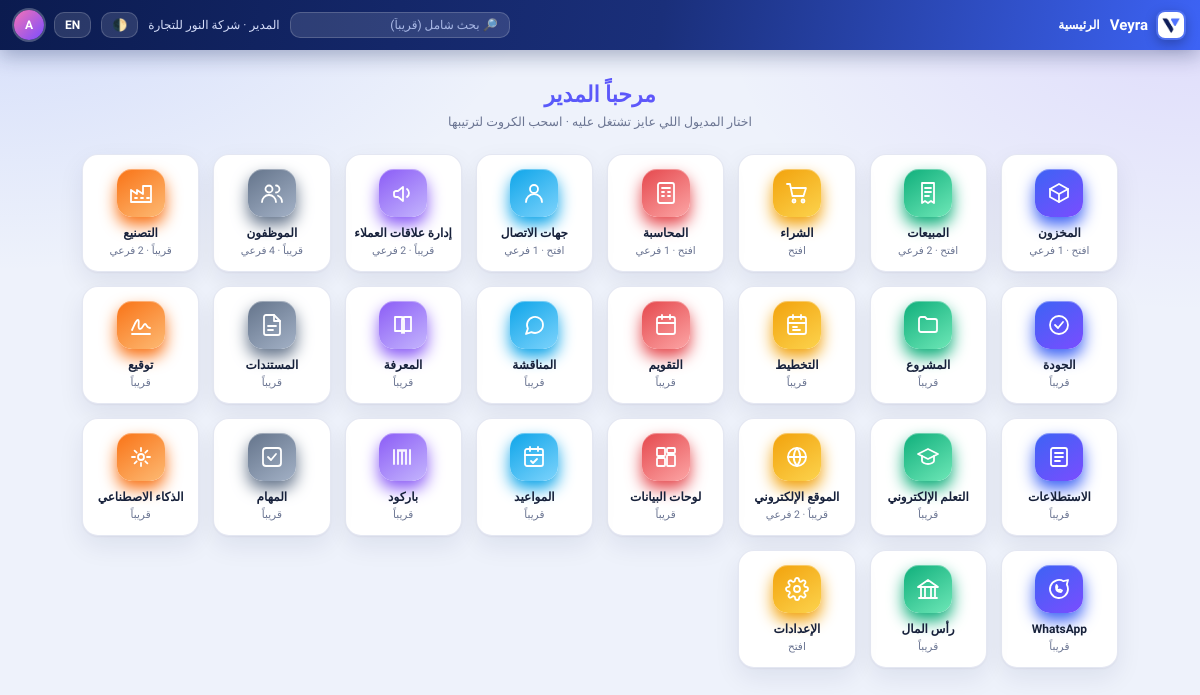
Screenshot of / (signed in) with the database file from the repository.
### accounts/models.py (models this page shows, shortened)
class User(AbstractUser):
    company = models.ForeignKey("core.Company", null=True, blank=True,
                                on_delete=models.PROTECT, related_name="users")
    is_company_manager = models.BooleanField("مدير الشركة", default=False)
    allowed_modules = models.ManyToManyField("core.Module", blank=True, related_name="users")
    must_change_password = models.BooleanField("لازم يغيّر كلمة المرور", default=False)
    def accessible_codes(self):
        if not self.company_id:
            return set()
        from core.models import CompanyModule
        enabled = set(CompanyModule.objects.filter(company_id=self.company_id, enabled=True)
                      .values_list("module__code", flat=True))
        if self.is_superuser or self.is_company_manager:
            return enabled
        return enabled & set(self.allowed_modules.values_list("code", flat=True))

### core/models.py (models this page shows, shortened)
class TimeStampedModel(models.Model):
    created_at = models.DateTimeField(auto_now_add=True)
    updated_at = models.DateTimeField(auto_now=True)
    class Meta:
        abstract = True

class Company(TimeStampedModel):
    name = models.CharField("اسم الشركة", max_length=150)
    code = models.CharField("كود الشركة", max_length=20, unique=True)
    country = models.CharField("البلد", max_length=2, default="EG")
    currency = models.CharField("العملة", max_length=3, default="EGP")
    version = models.CharField("إصدار النظام", max_length=20, default="2.4.0")
    is_active = models.BooleanField("نشطة", default=True)

class Module(TimeStampedModel):
    CATEGORY = [("main", "رئيسي"), ("sub", "فرعي")]
    code = models.SlugField("الكود", max_length=40, unique=True)
    name = models.CharField("الاسم", max_length=100)
    category = models.CharField("النوع", max_length=10, choices=CATEGORY, default="main")
    parent = models.ForeignKey("self", null=True, blank=True, on_delete=models.SET_NULL, related_name="children")
    depends_on = models.ManyToManyField("self", symmetrical=False, blank=True, related_name="required_by")
    sort = models.PositiveIntegerField(default=0)
    class Meta:
        ordering = ["sort", "name"]

### core/views.py (the view)
# urls.py: path("", views.home, name="home"),
def home(request):
    if not request.user.is_authenticated:
        return redirect("login")
    user = request.user
    groups = []
    if user.company_id:
        visible = {m.code: m for m in Module.objects.filter(code__in=user.accessible_codes()).select_related("parent")}
        children = {}
        for m in visible.values():
            if m.parent_id and m.parent.code in visible:
                children.setdefault(m.parent.code, []).append(m)
        for i, m in enumerate(sorted((m for m in visible.values() if not (m.parent_id and m.parent.code in visible)),
                                     key=lambda x: (x.sort, x.name))):
            c1, c2 = PALETTE[i % len(PALETTE)]
            groups.append({"module": m, "icon": svg_for(m.code), "c1": c1, "c2": c2,
                           "url": IMPLEMENTED.get(m.code), "children": len(children.get(m.code, []))})
    return render(request, "home.html", {"groups": groups})

### core/context_processors.py (called while the page is built)
def module_nav(request):
    user = getattr(request, "user", None)
    match = getattr(request, "resolver_match", None)
    if not user or not user.is_authenticated or not user.company_id or not match:
        return {"subs": []}
    code = URL_MODULE.get(match.url_name)
    if not code:
        return {"subs": []}
    allowed = user.accessible_codes()
    subs = [m for m in Module.objects.filter(parent__code=code) if m.code in allowed]
    return {"subs": subs, "current_module": code}

### core/i18n_dict.py (called while the page is built)
def translate(text, lang):
    if lang == "en":
        return EN.get(text, text)
    return text

### core/icons.py (called while the page is built)
def svg_for(code):
    body = _P.get(code, _FALLBACK)
    return ('<svg viewBox="0 0 24 24" width="26" height="26" fill="none" stroke="currentColor" stroke-width="1.8" '
            'stroke-linecap="round" stroke-linejoin="round" aria-hidden="true">' + body + '</svg>')

### core/templatetags/veyra_i18n.py (called while the page is built)
@register.filter
def tr(value):
    if value is None:
        return ""
    return translate(str(value), get_language())

### templates/home.html (shortened to what this page needs)
{% extends "base.html" %}
{% load veyra_i18n %}
{% block content %}
<section class="hero">
  <div class="hero-t">{{ 'مرحباً'|tr }} {{ user.first_name|default:user.username }}</div>
  <div class="hero-s">{{ 'اختار المديول اللي عايز تشتغل عليه · اسحب الكروت لترتيبها'|tr }}</div>
</section>
<section class="apps">
{% for g in groups %}
  <a class="tile" draggable="true" href="{% if g.url %}{% url g.url %}{% else %}#{% endif %}" style="--c1:{{ g.c1 }};--c2:{{ g.c2 }}">
    <div class="ico">{{ g.icon|safe }}</div>
    <div class="tn">{{ g.module.name|tr }}</div>
    <div class="tc">{% if g.url %}{{ 'افتح'|tr }}{% else %}{{ 'قريباً'|tr }}{% endif %}{% if g.children %} · {{ g.children }} {{ 'فرعي'|tr }}{% endif %}</div>
  </a>
{% empty %}
  <div class="empty" style="grid-column:1/-1">{{ 'مفيش مديولات مفعّلة ليك دلوقتي.'|tr }}</div>
{% endfor %}
</section>
{% endblock %}

### templates/base.html (shortened to what this page needs)
{% load static i18n veyra_i18n %}<!DOCTYPE html>
<html lang="{{ request.LANGUAGE_CODE|default:'ar' }}" dir="{% if request.LANGUAGE_CODE == 'en' %}ltr{% else %}rtl{% endif %}" data-theme="light">
<head>
<link rel="stylesheet" href="{% static 'css/app.css' %}">
</head>
<body>
<header class="topbar">
  <a href="{% url 'home' %}" class="brand"><img class="logo" src="{% static 'img/logo.png' %}" alt="Veyra"> Veyra</a>
  <span class="crumb">{% block crumb %}<b>{% if request.LANGUAGE_CODE == 'en' %}Home{% else %}الرئيسية{% endif %}</b>{% endblock %}</span>
  {% if user.is_authenticated %}
  <input class="search" placeholder="🔎 {{ 'بحث شامل (قريباً)'|tr }}" disabled>
  <span class="who">{{ user.get_full_name|default:user.username }}{% if user.company %} · {{ user.company.name }}{% endif %}</span>
  {% endif %}
  <button class="iconbtn" id="theme-btn" type="button" onclick="toggleTheme()" title="dark / light">🌓</button>
  <form class="lang-form" method="post" action="{% url 'set_language' %}">{% csrf_token %}
    <button class="iconbtn" type="submit">{% if request.LANGUAGE_CODE == 'en' %}عربي{% else %}EN{% endif %}</button>
  </form>
  {% if user.is_authenticated %}
  <details class="dd">
    <summary><span class="avatar">{{ user.username|slice:":1"|upper }}</span></summary>
  </details>
  {% else %}
  <a class="btn sm" href="{% url 'login' %}">{{ 'دخول'|tr }}</a>
  {% endif %}
</header>
<main class="rise">
  {% block content %}{% endblock %}
</main>
</body>
</html>

### static/css/app.css (style rules this page uses)
:root { --navy:#0B1B4F;--navy2:#1A2F7A;--blue:#3D63F5;--violet:#7A4DFF;--text:#16203A;--muted:#6B7592;--line:rgba(120,135,190,.2);--card:#ffffff;--glass:rgba(255,255,255,.82);--bg:#EEF2FB;--th:#F4F7FF;--shadow:0 1px 2px rgba(11,27,79,.05),0 10px 26px rgba(11,27,79,.08);--shadow-lg:0 18px 44px rgba(61,99,245,.2) }
* { box-sizing:border-box }
html,body { width:100%;min-height:100% }
body { margin:0;font-family:"Cairo","Segoe UI",Tahoma,Arial,sans-serif;color:var(--text);background:radial-gradient(900px 520px at 0% -5%,rgba(61,99,245,.16),transparent 60%),radial-gradient(800px 520px at 100% 0%,rgba(122,77,255,.14),transparent 60%),var(--bg);background-attachment:fixed;font-size:13px;line-height:1.5 }
a { color:inherit }
.topbar { position:sticky;top:0;z-index:30;display:flex;align-items:center;gap:10px;height:50px;padding:0 14px;background:linear-gradient(100deg,var(--navy),var(--navy2) 55%,var(--blue));color:#fff;box-shadow:0 6px 20px rgba(11,27,79,.3) }
.topbar a { text-decoration:none;color:#fff }
.brand { display:flex;align-items:center;gap:8px;font-weight:900;font-size:15px }
.brand img.logo { width:30px;height:30px;border-radius:9px;object-fit:contain;background:rgba(255,255,255,.1);padding:2px;box-shadow:0 4px 12px rgba(0,0,0,.25) }
.crumb { color:#BFCBF2;font-size:12px }
.crumb b { color:#fff }
.search { width:220px;background:rgba(255,255,255,.12);border:1px solid rgba(255,255,255,.18);color:#fff;padding:5px 11px;border-radius:10px;font-size:12px;font-family:inherit }
.search::placeholder { color:#A9B8E6 }
.iconbtn { background:rgba(255,255,255,.12);border:1px solid rgba(255,255,255,.18);color:#fff;border-radius:10px;padding:5px 10px;font-size:12px;font-weight:700;cursor:pointer;font-family:inherit }
.who { font-size:12px;color:#D6DEFA }
.avatar { display:inline-flex;width:30px;height:30px;border-radius:50%;background:linear-gradient(135deg,#F472B6,#7A4DFF);align-items:center;justify-content:center;font-weight:800;font-size:12px;box-shadow:0 0 0 2px rgba(255,255,255,.25);cursor:pointer }
details.dd { position:relative }
details.dd>summary { list-style:none;cursor:pointer }
.tile .ico svg { width:24px;height:24px }
main { padding:14px 16px 40px;width:100%;margin:0 }
.rise { animation:rise .4s cubic-bezier(.2,.8,.2,1) both }
.hero { text-align:center;padding:14px 0 4px }
.hero-t { font-size:22px;font-weight:900;background:linear-gradient(90deg,var(--blue),var(--violet));-webkit-background-clip:text;background-clip:text;color:transparent }
.hero-s { color:var(--muted);font-size:12.5px;margin-top:2px }
.apps { display:grid;grid-template-columns:repeat(auto-fill,minmax(112px,1fr));gap:14px;padding:18px 2px;width:100%;max-width:1040px;margin:0 auto;justify-content:center }
.tile { position:relative;overflow:hidden;background:var(--card);border:1px solid var(--line);border-radius:16px;padding:14px 8px 12px;text-align:center;text-decoration:none;color:inherit;box-shadow:var(--shadow);cursor:grab;transition:transform .22s cubic-bezier(.2,.8,.2,1),box-shadow .22s,border-color .22s;animation:rise .45s both;animation-delay:calc(var(--i,0)*25ms) }
.tile::after { content:"";position:absolute;inset:0;background:linear-gradient(120deg,transparent 30%,rgba(255,255,255,.35) 50%,transparent 70%);transform:translateX(-120%);transition:transform .7s ease }
.tile .ico { width:48px;height:48px;margin:0 auto 8px;border-radius:15px;display:flex;align-items:center;justify-content:center;color:#fff;font-size:20px;background:linear-gradient(145deg,var(--c1),var(--c2));box-shadow:0 8px 16px var(--c1),inset 0 1px 0 rgba(255,255,255,.35);transition:transform .25s }
.tile .tn { font-weight:800;font-size:12px;line-height:1.35 }
.tile .tc { font-size:10.5px;color:var(--muted);margin-top:2px }
input,select,textarea { font-family:inherit;font-size:12.5px;padding:7px 10px;border-radius:10px;border:1px solid var(--line);background:var(--card);color:var(--text);outline:none;transition:border-color .2s,box-shadow .2s }
.lang-form { margin:0 }

### rows the page displays
User: get_full_name "المدير", company.name "شركة النور للتجارة", username "A"
Module: module.name|tr "المخزون", value "افتح", value "فرعي"
Module: module.name|tr "المبيعات", value "افتح", value "فرعي"
Module: module.name|tr "الشراء", value "افتح"
Module: module.name|tr "المحاسبة", value "افتح", value "فرعي"
Module: module.name|tr "جهات الاتصال", value "افتح", value "فرعي"
Module: module.name|tr "إدارة علاقات العملاء", value "قريباً", children "2", value "فرعي"
Module: module.name|tr "الموظفون", value "قريباً", children "4", value "فرعي"
Module: module.name|tr "التصنيع", value "قريباً", value "فرعي"
Module: module.name|tr "الجودة", value "قريباً"
Module: module.name|tr "المشروع", value "قريباً"
Module: module.name|tr "التخطيط", value "قريباً"
Module: module.name|tr "التقويم", value "قريباً"
Module: module.name|tr "المناقشة", value "قريباً"
Module: module.name|tr "المعرفة", value "قريباً"
Module: module.name|tr "المستندات", value "قريباً"
Module: module.name|tr "توقيع", value "قريباً"
Module: module.name|tr "الاستطلاعات", value "قريباً"
Module: module.name|tr "التعلم الإلكتروني", value "قريباً"
Module: module.name|tr "الموقع الإلكتروني", value "قريباً", children "2", value "فرعي"
Module: module.name|tr "لوحات البيانات", value "قريباً"
Module: module.name|tr "المواعيد", value "قريباً"
Module: module.name|tr "باركود", value "قريباً"
Module: module.name|tr "المهام", value "قريباً"
Module: module.name|tr "الذكاء الاصطناعي", value "قريباً"
Module: module.name|tr "WhatsApp", value "قريباً"
Module: module.name|tr "رأس المال", value "قريباً"
Module: module.name|tr "الإعدادات", value "افتح"

### other values shown
{{ 'اختار المديول اللي عايز تشتغل عليه · اسحب الكروت لترتيبها'|tr }} "اختار المديول اللي عايز تشتغل عليه · اسحب الكروت لترتيبها"
